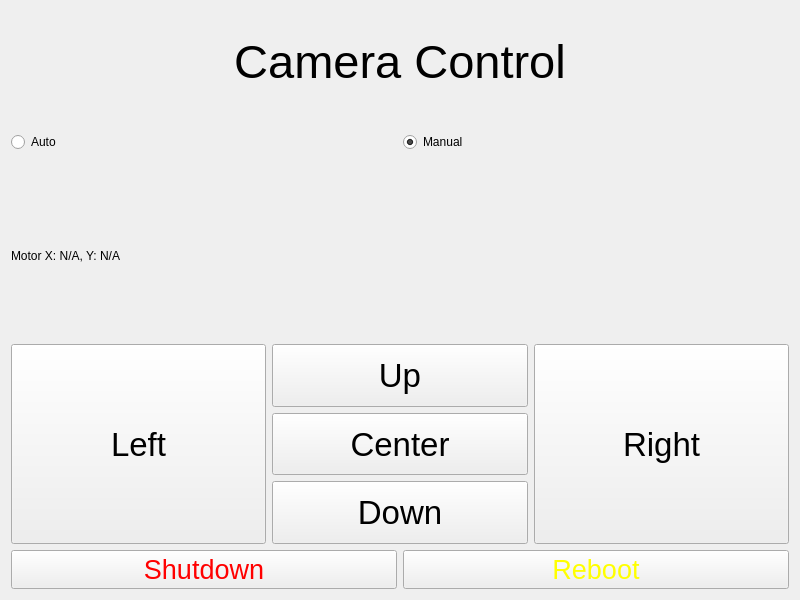
<?xml version="1.0" encoding="UTF-8"?>
<ui version="4.0">
 <class>GUI</class>
 <widget class="QWidget" name="GUI">
  <property name="geometry">
   <rect>
    <x>0</x>
    <y>0</y>
    <width>800</width>
    <height>600</height>
   </rect>
  </property>
  <property name="windowTitle">
   <string>GUI</string>
  </property>
  <layout class="QVBoxLayout" name="verticalLayout">
   <item>
    <widget class="QLabel" name="label">
     <property name="sizePolicy">
      <sizepolicy hsizetype="Preferred" vsizetype="Fixed">
       <horstretch>0</horstretch>
       <verstretch>0</verstretch>
      </sizepolicy>
     </property>
     <property name="minimumSize">
      <size>
       <width>0</width>
       <height>100</height>
      </size>
     </property>
     <property name="maximumSize">
      <size>
       <width>16777215</width>
       <height>100</height>
      </size>
     </property>
     <property name="font">
      <font>
       <pointsize>35</pointsize>
      </font>
     </property>
     <property name="text">
      <string>Camera Control</string>
     </property>
     <property name="alignment">
      <set>Qt::AlignCenter</set>
     </property>
    </widget>
   </item>
   <item>
    <layout class="QHBoxLayout" name="horizontalLayout_3">
     <item>
      <widget class="QRadioButton" name="auto_button">
       <property name="minimumSize">
        <size>
         <width>0</width>
         <height>50</height>
        </size>
       </property>
       <property name="maximumSize">
        <size>
         <width>16777215</width>
         <height>50</height>
        </size>
       </property>
       <property name="text">
        <string>Auto</string>
       </property>
      </widget>
     </item>
     <item>
      <widget class="QRadioButton" name="manual_button">
       <property name="minimumSize">
        <size>
         <width>0</width>
         <height>50</height>
        </size>
       </property>
       <property name="maximumSize">
        <size>
         <width>16777215</width>
         <height>50</height>
        </size>
       </property>
       <property name="text">
        <string>Manual</string>
       </property>
       <property name="checked">
        <bool>true</bool>
       </property>
      </widget>
     </item>
    </layout>
   </item>
   <item>
    <widget class="QLabel" name="motorPosLabel">
     <property name="text">
      <string>Motor X: N/A, Y: N/A</string>
     </property>
     <property name="alignment">
      <set>Qt::AlignLeading|Qt::AlignLeft|Qt::AlignVCenter</set>
     </property>
    </widget>
   </item>
   <item>
    <layout class="QHBoxLayout" name="horizontalLayout">
     <item>
      <widget class="QPushButton" name="pushButton_Left">
       <property name="sizePolicy">
        <sizepolicy hsizetype="Minimum" vsizetype="Preferred">
         <horstretch>0</horstretch>
         <verstretch>0</verstretch>
        </sizepolicy>
       </property>
       <property name="minimumSize">
        <size>
         <width>0</width>
         <height>200</height>
        </size>
       </property>
       <property name="font">
        <font>
         <pointsize>25</pointsize>
        </font>
       </property>
       <property name="text">
        <string>Left</string>
       </property>
      </widget>
     </item>
     <item>
      <layout class="QVBoxLayout" name="verticalLayout_3">
       <property name="spacing">
        <number>-1</number>
       </property>
       <item>
        <widget class="QPushButton" name="pushButton_Up">
         <property name="sizePolicy">
          <sizepolicy hsizetype="Preferred" vsizetype="Preferred">
           <horstretch>0</horstretch>
           <verstretch>0</verstretch>
          </sizepolicy>
         </property>
         <property name="font">
          <font>
           <pointsize>25</pointsize>
          </font>
         </property>
         <property name="text">
          <string>Up</string>
         </property>
        </widget>
       </item>
       <item>
        <widget class="QPushButton" name="pushButton_Center">
         <property name="sizePolicy">
          <sizepolicy hsizetype="Preferred" vsizetype="Preferred">
           <horstretch>0</horstretch>
           <verstretch>0</verstretch>
          </sizepolicy>
         </property>
         <property name="font">
          <font>
           <pointsize>25</pointsize>
          </font>
         </property>
         <property name="text">
          <string>Center</string>
         </property>
        </widget>
       </item>
       <item>
        <widget class="QPushButton" name="pushButton_Down">
         <property name="sizePolicy">
          <sizepolicy hsizetype="Minimum" vsizetype="Preferred">
           <horstretch>0</horstretch>
           <verstretch>0</verstretch>
          </sizepolicy>
         </property>
         <property name="font">
          <font>
           <pointsize>25</pointsize>
          </font>
         </property>
         <property name="text">
          <string>Down</string>
         </property>
        </widget>
       </item>
      </layout>
     </item>
     <item>
      <widget class="QPushButton" name="pushButton_Right">
       <property name="sizePolicy">
        <sizepolicy hsizetype="Minimum" vsizetype="Preferred">
         <horstretch>0</horstretch>
         <verstretch>0</verstretch>
        </sizepolicy>
       </property>
       <property name="minimumSize">
        <size>
         <width>0</width>
         <height>200</height>
        </size>
       </property>
       <property name="font">
        <font>
         <pointsize>25</pointsize>
        </font>
       </property>
       <property name="text">
        <string>Right</string>
       </property>
      </widget>
     </item>
    </layout>
   </item>
   <item>
    <layout class="QHBoxLayout" name="horizontalLayout_2">
     <item>
      <widget class="QPushButton" name="shutdownButton">
       <property name="sizePolicy">
        <sizepolicy hsizetype="Minimum" vsizetype="Fixed">
         <horstretch>0</horstretch>
         <verstretch>0</verstretch>
        </sizepolicy>
       </property>
       <property name="minimumSize">
        <size>
         <width>0</width>
         <height>20</height>
        </size>
       </property>
       <property name="font">
        <font>
         <pointsize>20</pointsize>
        </font>
       </property>
       <property name="styleSheet">
        <string notr="true">color:red</string>
       </property>
       <property name="text">
        <string>Shutdown</string>
       </property>
      </widget>
     </item>
     <item>
      <widget class="QPushButton" name="rebootButton">
       <property name="sizePolicy">
        <sizepolicy hsizetype="Minimum" vsizetype="Fixed">
         <horstretch>0</horstretch>
         <verstretch>0</verstretch>
        </sizepolicy>
       </property>
       <property name="minimumSize">
        <size>
         <width>0</width>
         <height>20</height>
        </size>
       </property>
       <property name="font">
        <font>
         <pointsize>20</pointsize>
        </font>
       </property>
       <property name="styleSheet">
        <string notr="true">color:yellow</string>
       </property>
       <property name="text">
        <string>Reboot</string>
       </property>
      </widget>
     </item>
    </layout>
   </item>
  </layout>
 </widget>
 <resources/>
 <connections/>
</ui>
